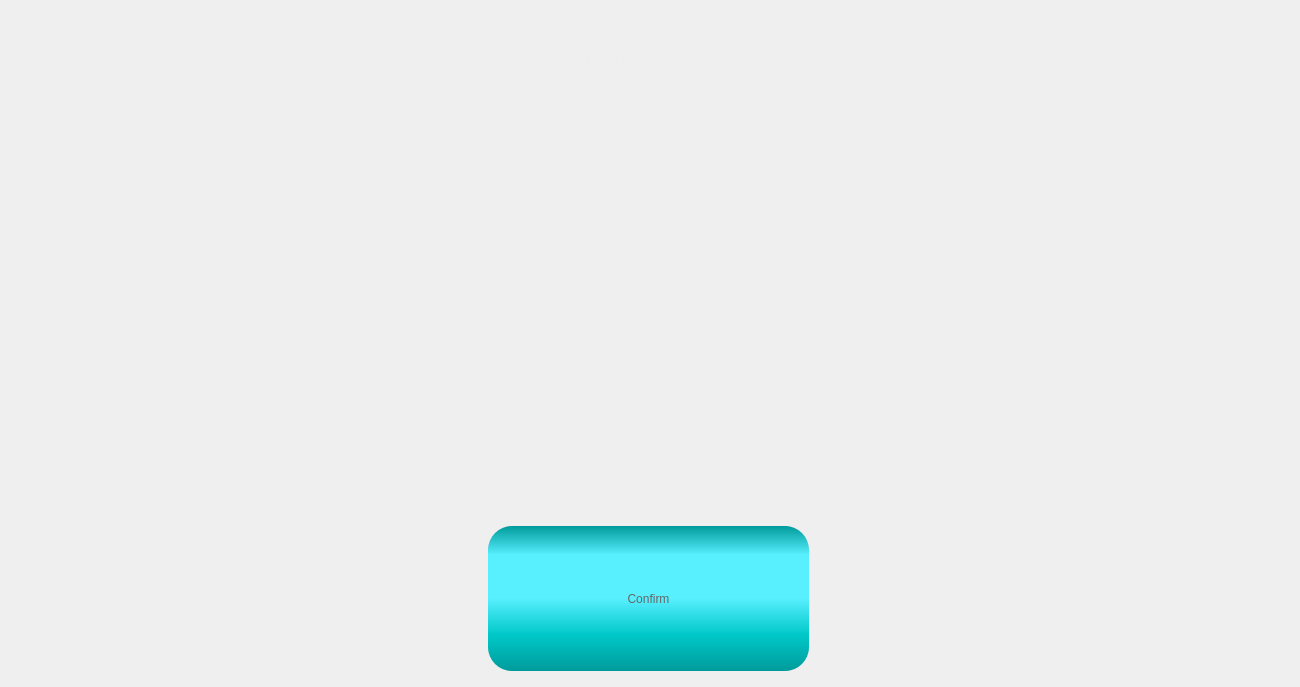
          <widget class="QWidget" name="pgModelFinish">
           <layout class="QGridLayout" name="gridLayout_17">
            <item row="1" column="0">
             <spacer name="horizontalSpacer_23">
              <property name="orientation">
               <enum>Qt::Horizontal</enum>
              </property>
              <property name="sizeHint" stdset="0">
               <size>
                <width>40</width>
                <height>20</height>
               </size>
              </property>
             </spacer>
            </item>
            <item row="1" column="1">
             <widget class="QWidget" name="widget_5" native="true">
              <property name="minimumSize">
               <size>
                <width>1186</width>
                <height>403</height>
               </size>
              </property>
              <property name="maximumSize">
               <size>
                <width>1186</width>
                <height>403</height>
               </size>
              </property>
              <property name="styleSheet">
               <string notr="true">background-image:url(C:/Leon/image/model_building.png);</string>
              </property>
              <widget class="QWidget" name="wdgCheck" native="true">
               <property name="geometry">
                <rect>
                 <x>460</x>
                 <y>150</y>
                 <width>256</width>
                 <height>256</height>
                </rect>
               </property>
               <property name="sizePolicy">
                <sizepolicy hsizetype="Fixed" vsizetype="Fixed">
                 <horstretch>0</horstretch>
                 <verstretch>0</verstretch>
                </sizepolicy>
               </property>
               <property name="minimumSize">
                <size>
                 <width>256</width>
                 <height>256</height>
                </size>
               </property>
               <property name="maximumSize">
                <size>
                 <width>256</width>
                 <height>256</height>
                </size>
               </property>
               <property name="styleSheet">
                <string notr="true">background-image:url(C:/Leon/image/check-mark.png)</string>
               </property>
              </widget>
             </widget>
            </item>
            <item row="1" column="2">
             <spacer name="horizontalSpacer_24">
              <property name="orientation">
               <enum>Qt::Horizontal</enum>
              </property>
              <property name="sizeHint" stdset="0">
               <size>
                <width>40</width>
                <height>20</height>
               </size>
              </property>
             </spacer>
            </item>
            <item row="0" column="0" colspan="3">
             <widget class="QLabel" name="label_title_9">
              <property name="minimumSize">
               <size>
                <width>0</width>
                <height>100</height>
               </size>
              </property>
              <property name="maximumSize">
               <size>
                <width>16777215</width>
                <height>100</height>
               </size>
              </property>
              <property name="styleSheet">
               <string notr="true">	color:#eeeeee;
	font: 64pt &quot;Cascadia Code SemiBold&quot;;
	padding:0px;
	margin:0px;</string>
              </property>
              <property name="text">
               <string>Model Building Finished</string>
              </property>
              <property name="alignment">
               <set>Qt::AlignCenter</set>
              </property>
             </widget>
            </item>
            <item row="2" column="0" colspan="3">
             <layout class="QHBoxLayout" name="horizontalLayout_8">
              <item>
               <spacer name="horizontalSpacer_19">
                <property name="orientation">
                 <enum>Qt::Horizontal</enum>
                </property>
                <property name="sizeHint" stdset="0">
                 <size>
                  <width>40</width>
                  <height>20</height>
                 </size>
                </property>
               </spacer>
              </item>
              <item>
               <widget class="QPushButton" name="btnNext_scanCT_2">
                <property name="sizePolicy">
                 <sizepolicy hsizetype="Maximum" vsizetype="Fixed">
                  <horstretch>0</horstretch>
                  <verstretch>0</verstretch>
                 </sizepolicy>
                </property>
                <property name="minimumSize">
                 <size>
                  <width>324</width>
                  <height>150</height>
                 </size>
                </property>
                <property name="styleSheet">
                 <string notr="true">QPushButton{
font: 48pt &quot;Arial&quot;;
color:#666666;
border-radius:24px;
background-color: qlineargradient(spread:pad, x1:0, y1:0, x2:0, y2:1, stop:0 rgba(0, 155, 155, 255), stop:0.2 rgba(88, 239, 255, 255), stop:0.5 rgba(88, 239, 255, 255), stop:0.75 rgba(0, 200, 200, 255),  stop:1 rgba(0, 155, 155, 255));
padding: 0px 20px;
margin-bottom:5px;
margin-right:3px;
}

QPushButton:hover{
color:#aa3333;
background-color: qlineargradient(spread:pad, x1:0, y1:0, x2:0, y2:1, stop:0 rgba(50, 155, 155, 255), stop:0.2 rgba(150, 239, 255, 255), stop:0.5 rgba(150, 239, 255, 255), stop:0.75 rgba(50, 200, 200, 255),  stop:1 rgba(50, 155, 155, 255));
}

QPushButton:pressed{
margin-top:5px;
margin-bottom:0px;
margin-left:3px;
margin-right:0px;
}</string>
                </property>
                <property name="text">
                 <string>Confirm</string>
                </property>
               </widget>
              </item>
              <item>
               <spacer name="horizontalSpacer_20">
                <property name="orientation">
                 <enum>Qt::Horizontal</enum>
                </property>
                <property name="sizeHint" stdset="0">
                 <size>
                  <width>40</width>
                  <height>20</height>
                 </size>
                </property>
               </spacer>
              </item>
             </layout>
            </item>
           </layout>
          </widget>
